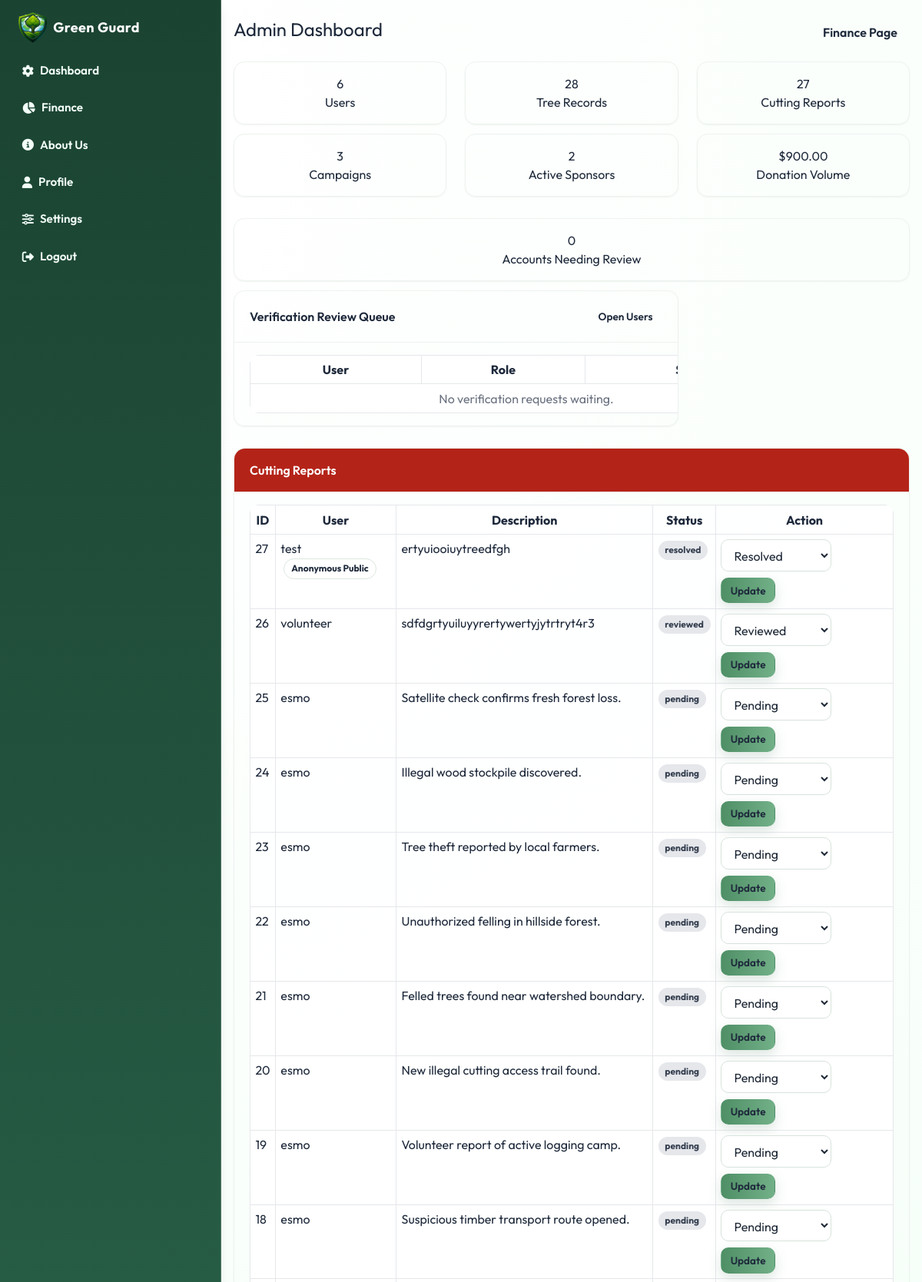
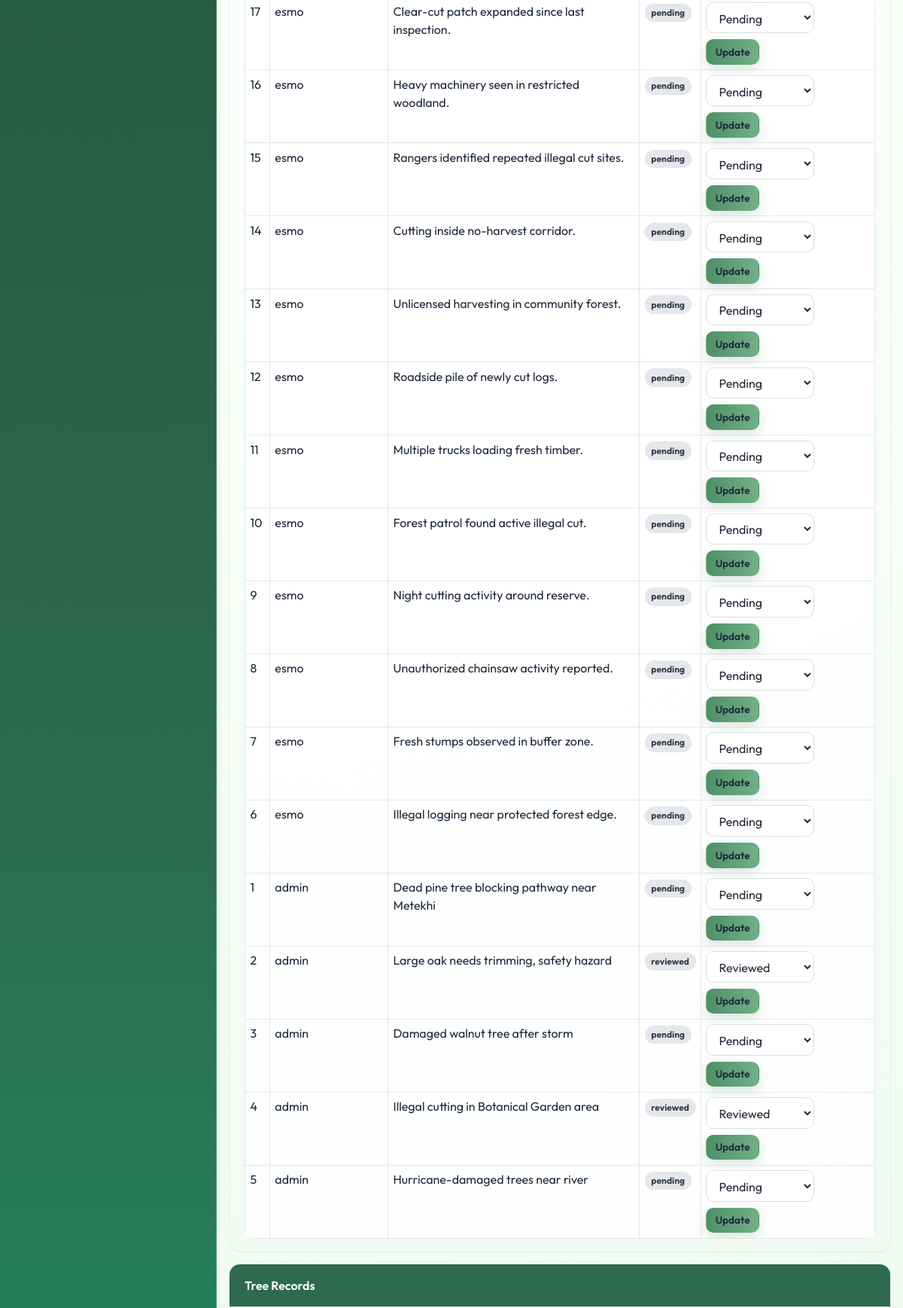
The app's page /admin (signed in, upper part) with its own data (2 pictures, top to bottom).
### models.py (models this page shows, shortened)
class CuttingReport(db.Model):
    id = db.Column(db.Integer, primary_key=True)
    description = db.Column(db.Text, nullable=False)
    latitude = db.Column(db.Float, nullable=False)
    longitude = db.Column(db.Float, nullable=False)
    location_text = db.Column(db.String(255))
    image_filename = db.Column(db.String(255))
    is_anonymous = db.Column(db.Boolean, default=False, nullable=False)
    status = db.Column(db.String(30), default="pending", nullable=False)
    created_at = db.Column(
        db.DateTime, default=datetime.utcnow, nullable=False)
    user_id = db.Column(db.Integer, db.ForeignKey("user.id"), nullable=False)

class User(UserMixin, db.Model):
    id = db.Column(db.Integer, primary_key=True)
    username = db.Column(db.String(80), unique=True, nullable=False)
    email = db.Column(db.String(120), unique=True, nullable=False)
    password_hash = db.Column(db.String(255), nullable=False)
    role = db.Column(db.String(30), default="individual", nullable=False)
    is_admin = db.Column(db.Boolean, default=False, nullable=False)
    verification_status = db.Column(
        db.String(20), default="approved", nullable=False
    )
    verified_at = db.Column(db.DateTime)
    verified_by_id = db.Column(db.Integer, db.ForeignKey("user.id"))
    created_at = db.Column(
        db.DateTime, default=datetime.utcnow, nullable=False)
    verified_by = db.relationship(
        "User",
        remote_side=[id],
        foreign_keys=[verified_by_id],
        post_update=True,
    )
    tree_records = db.relationship(
        "TreeRecord", backref="user", lazy=True, cascade="all, delete-orphan"
    )
    cutting_reports = db.relationship(
        "CuttingReport", backref="user", lazy=True, cascade="all, delete-orphan"
    )
    volunteer_signups = db.relationship(
        "VolunteerCampaignSignup", backref="user", lazy=True, cascade="all, delete-orphan"
    )
    support_donations = db.relationship(
        "SupportDonation", backref="user", lazy=True, cascade="all, delete-orphan"
    )
    created_campaigns = db.relationship(
        "Campaign", backref="creator", lazy=True, foreign_keys="Campaign.creator_user_id"
    )
    merch_purchases = db.relationship(
        "MerchPurchase", backref="user", lazy=True, cascade="all, delete-orphan"
    )

### routes/admin.py (the view)
@admin_bp.route("/admin")
@login_required
@admin_required
def dashboard():
    users = User.query.order_by(User.created_at.desc()).all()
    pending_verifications = (
        User.query.filter(
            User.is_admin.is_(False),
            User.role.in_(["business", "volunteer"]),
            User.verification_status != "approved",
        )
        .order_by(User.created_at.desc())
        .all()
    )
    tree_records = TreeRecord.query.order_by(
        TreeRecord.created_at.desc()).all()
    reports = CuttingReport.query.order_by(
        CuttingReport.created_at.desc()).all()
    campaigns = Campaign.query.order_by(Campaign.event_date.desc()).all()
    pending_signups = (
        VolunteerCampaignSignup.query.filter_by(status="pending")
        .order_by(VolunteerCampaignSignup.created_at.desc())
        .all()
    )
    sponsor_donations = SupportDonation.query.order_by(
        SupportDonation.created_at.desc()).all()
    sponsor_totals = (
        db.session.query(User, db.func.sum(
            SupportDonation.amount).label("total_amount"))
        .join(SupportDonation, SupportDonation.user_id == User.id)
        .filter(User.role.in_(["business", "individual"]))
        .group_by(User.id)
        .order_by(db.func.sum(SupportDonation.amount).desc())
        .all()
    )
    donation_volume = sum(float(item.amount) for item in sponsor_donations)
    campaign_rows = [
        {
            "id": campaign.id,
            "title": campaign.title,
            "creator_name": campaign.creator.username if campaign.creator else "Green Guard",
            "event_date_text": campaign.event_date.strftime("%Y-%m-%d"),
            "status": campaign.status,
        }
        for campaign in campaigns
    ]
    return render_template(
        "admin/dashboard.html",
        users=users,
        pending_verifications=pending_verifications,
        tree_records=tree_records,
        reports=reports,
        campaigns=campaigns,
        pending_signups=pending_signups,
        campaign_rows=campaign_rows,
        sponsor_donations=sponsor_donations,
        sponsor_totals=sponsor_totals,
        donation_volume=donation_volume,
    )

### app.py (called while the page is built)
@login_manager.user_loader
def load_user(user_id: str):
    from models import User
    return User.query.get(int(user_id))

### routes/admin.py (called while the page is built)
def admin_required(view_func):
    @wraps(view_func)
    def wrapped(*args, **kwargs):
        if not current_user.is_authenticated:
            return redirect(url_for("auth.login"))
        if not current_user.is_admin:
            abort(403)
        return view_func(*args, **kwargs)
    return wrapped

### templates/admin/dashboard.html (shortened to what this page needs)
{% extends 'base.html' %}
{% block content %}
  <div class="container my-5">
    <div class="row mb-4">
      <div class="col-12 d-flex justify-content-between align-items-center flex-wrap">
        <h1 class="h3 mb-2 mb-md-0">Admin Dashboard</h1>
        <a href="{{ url_for('admin.money') }}" class="btn btn-outline-success">Finance Page</a>
      </div>
    </div>
    <div class="row mb-4">
      <div class="col-md-4 mb-3">
        <div class="card h-100 shadow-sm">
          <div class="card-body text-center">
            <h2>{{ users|length }}</h2><p class="mb-0">Users</p>
          </div>
        </div>
      </div>
      <div class="col-md-4 mb-3">
        <div class="card h-100 shadow-sm">
          <div class="card-body text-center">
            <h2>{{ tree_records|length }}</h2><p class="mb-0">Tree Records</p>
          </div>
        </div>
      </div>
      <div class="col-md-4 mb-3">
        <div class="card h-100 shadow-sm">
          <div class="card-body text-center">
            <h2>{{ reports|length }}</h2><p class="mb-0">Cutting Reports</p>
          </div>
        </div>
      </div>
      <div class="col-md-4 mb-3">
        <div class="card h-100 shadow-sm">
          <div class="card-body text-center">
            <h2>{{ campaigns|length }}</h2><p class="mb-0">Campaigns</p>
          </div>
        </div>
      </div>
      <div class="col-md-4 mb-3">
        <div class="card h-100 shadow-sm">
          <div class="card-body text-center">
            <h2>{{ sponsor_totals|length }}</h2><p class="mb-0">Active Sponsors</p>
          </div>
        </div>
      </div>
      <div class="col-md-4 mb-3">
        <div class="card h-100 shadow-sm">
          <div class="card-body text-center">
            <h2>${{ '%.2f'|format(donation_volume) }}</h2><p class="mb-0">Donation Volume</p>
          </div>
        </div>
      </div>
    </div>
    <div class="row mb-4">
      <div class="col-lg-4 mb-3">
        <div class="card h-100 shadow-sm border-warning">
          <div class="card-body text-center">
            <h2>{{ pending_verifications|length }}</h2>
            <p class="mb-0">Accounts Needing Review</p>
          </div>
        </div>
      </div>
      <div class="col-lg-8 mb-3">
        <div class="card h-100 shadow-sm">
          <div class="card-header bg-warning text-dark d-flex justify-content-between align-items-center">
            <span>Verification Review Queue</span>
            <a href="{{ url_for('admin.users') }}" class="btn btn-sm btn-outline-dark">Open Users</a>
          </div>
          <div class="card-body table-responsive">
            <table class="table table-sm table-bordered mb-0">
              <thead>
                <tr>
                  <th>User</th>
                  <th>Role</th>
                  <th>Status</th>
                </tr>
              </thead>
              <tbody>
                {% for user in pending_verifications %}
                  <tr>
                    <td>{{ user.username }}</td>
                    <td>{{ user.role|replace('_', ' ')|title }}</td>
                    <td>
                      {% if user.verification_status == 'rejected' %}
                        <span class="badge badge-danger">Rejected</span>
                      {% else %}
                        <span class="badge badge-warning">Pending</span>
                      {% endif %}
                    </td>
                  </tr>
                {% else %}
                  <tr>
                    <td colspan="3" class="text-center text-muted">No verification requests waiting.</td>
                  </tr>
                {% endfor %}
              </tbody>
            </table>
          </div>
        </div>
      </div>
    </div>
    <div class="card shadow-sm mb-4">
      <div class="card-header bg-danger text-white">Cutting Reports</div>
      <div class="card-body table-responsive">
        <table class="table table-bordered table-sm mb-0">
          <thead>
            <tr>
              <th>ID</th>
              <th>User</th>
              <th>Description</th>
              <th>Status</th>
              <th>Action</th>
            </tr>
          </thead>
          <tbody>
            {% for report in reports %}
              <tr>
                <td>{{ report.id }}</td>
                <td>
                  {{ report.user.username }}
                  {% if report.is_anonymous %}
                    <span class="badge badge-light border ml-1">Anonymous Public</span>
                  {% endif %}
                </td>
                <td>
                  {{ report.description[:80] }}{% if report.description|length > 80 %}...{% endif %}
                </td>
                <td>
                  <span class="badge badge-secondary text-uppercase">{{ report.status }}</span>
                </td>
                <td>
                  <form method="POST" action="{{ url_for('admin.update_report_status', report_id=report.id) }}" class="form-inline">
                    <select name="status" class="form-control form-control-sm mr-2">
                      {% for status in ['pending', 'reviewed', 'resolved', 'rejected'] %}
                        {% if status == report.status %}
                          <option value="{{ status }}" selected>{{ status|title }}</option>
                        {% else %}
                          <option value="{{ status }}">{{ status|title }}</option>
                        {% endif %}
                      {% endfor %}
                    </select>
                    <button type="submit" class="btn btn-sm btn-primary">Update</button>
                  </form>
                </td>
              </tr>
            {% else %}
              <tr>
                <td colspan="5" class="text-center text-muted">No reports found.</td>
              </tr>
            {% endfor %}
          </tbody>
        </table>
      </div>
    </div>
    <div class="card shadow-sm">
      <div class="card-header bg-success text-white">Tree Records</div>
    </div>
  </div>
{% endblock %}

### static/css/style.css (style rules this page uses)
:root { --gg-green-dark: #2f6b47; --gg-green-mid: #5fa07c; --gg-green-soft: #ecf9f0; --gg-earth: #b8a398; --gg-blush: #dff3e5; --gg-sky: #d8efe0; --gg-lemon: #f1f8dc; --gg-text: #223229; --gg-shadow: 0 10px 24px rgba(74, 125, 95, 0.16); }
body { font-family: 'Outfit', sans-serif; background: radial-gradient(circle at 8% 4%, #ffffff 0%, #f7fff9 35%, #eefaf1 70%, #e7f6ea 100%); color: var(--gg-text); }
.card { border: 1px solid #edf3ee; border-radius: 14px; box-shadow: var(--gg-shadow); }
.btn, .form-control, .custom-select { border-radius: 10px; }
.btn-primary, .btn-success { border: none; background: linear-gradient(90deg, #4f8f66 0%, #72b088 100%); box-shadow: 0 6px 15px rgba(122, 157, 138, 0.25); }
.table { background: rgba(255, 255, 255, 0.88); border-radius: 12px; overflow: hidden; }
.table-responsive { width: 100%; overflow-x: auto; -webkit-overflow-scrolling: touch; }
.form-inline { display: flex; flex-wrap: wrap; align-items: center; gap: 0.5rem; }
.form-inline .form-control, .form-inline .custom-select { width: auto; min-width: 9rem; }
.container { width: 100%; max-width: 1120px; margin-left: auto; margin-right: auto; padding-left: 1rem; padding-right: 1rem; }
.row { display: flex; flex-wrap: wrap; margin-left: -0.75rem; margin-right: -0.75rem; }
[class*="col-"] { width: 100%; padding-left: 0.75rem; padding-right: 0.75rem; }
.col-12 { width: 100%; }
.col-md-3, .col-md-4, .col-md-5, .col-md-6, .col-md-8, .col-lg-5, .col-lg-8 { width: 100%; }
@media (min-width: 768px) { .col-md-4 { width: 33.333333%; } }
@media (min-width: 992px) { .col-lg-8 { width: 66.666667%; } }
.d-flex { display: flex; }
.align-items-center { align-items: center; }
.justify-content-between { justify-content: space-between; }
.text-center { text-align: center; }
.text-white, .text-light { color: #ffffff; }
.text-muted { color: #6b7280; }
.h3 { font-size: 1.5rem; }
.card-header, .card-body { padding: 1rem 1.25rem; }
.card-header { border-bottom: 1px solid #edf3ee; border-radius: 14px 14px 0 0; font-weight: 600; }
.bg-success { background-color: #2d6a4f; color: #fff; }
.bg-danger { background-color: #b42318; color: #fff; }
.btn { display: inline-flex; align-items: center; justify-content: center; gap: 0.35rem; font-weight: 600; border: 1px solid transparent; padding: 0.5rem 0.95rem; cursor: pointer; text-decoration: none; }
.btn-sm { font-size: 0.85rem; padding: 0.35rem 0.7rem; }
.form-control, .custom-select { width: 100%; background: #fff; border: 1px solid #d8e3dc; padding: 0.55rem 0.75rem; color: #1f2937; }
.table { width: 100%; border-collapse: collapse; }
.table th, .table td { border: 1px solid #e5e7eb; padding: 0.6rem; vertical-align: top; }
.table-sm th, .table-sm td { padding: 0.4rem; }
.table-responsive>.table { min-width: 720px; }
.badge { display: inline-block; border-radius: 999px; padding: 0.2rem 0.55rem; font-size: 0.75rem; font-weight: 700; }
.badge-secondary { background: #e5e7eb; color: #374151; }
.shadow-sm { box-shadow: 0 6px 18px rgba(74, 125, 95, 0.12); }
.h-100 { height: 100%; }
.border { border: 1px solid #dbe7dd; }
.flex-wrap { flex-wrap: wrap; }
.mr-2 { margin-right: 0.5rem; }
.my-5 { margin-top: 3rem; margin-bottom: 3rem; }
.mb-0 { margin-bottom: 0; }
.mb-2 { margin-bottom: 0.5rem; }
.mb-3 { margin-bottom: 1rem; }
.mb-4 { margin-bottom: 1.5rem; }

### records on screen
CuttingReport: id "27", user.username "test", is_anonymous "Anonymous Public", description "ertyuiooiuytreedfgh", status "resolved", status "Resolved"
CuttingReport: id "26", user.username "volunteer", description "sdfdgrtyuiluyyrertywertyjytrtryt4r3", status "reviewed", status "Reviewed"
CuttingReport: id "25", user.username "esmo", description "Satellite check confirms fresh forest loss.", status "pending", status "Pending"
CuttingReport: id "24", user.username "esmo", description "Illegal wood stockpile discovered.", status "pending", status "Pending"
CuttingReport: id "23", user.username "esmo", description "Tree theft reported by local farmers.", status "pending", status "Pending"
CuttingReport: id "22", user.username "esmo", description "Unauthorized felling in hillside forest.", status "pending", status "Pending"
CuttingReport: id "21", user.username "esmo", description "Felled trees found near watershed boundary.", status "pending", status "Pending"
CuttingReport: id "20", user.username "esmo", description "New illegal cutting access trail found.", status "pending", status "Pending"
CuttingReport: id "19", user.username "esmo", description "Volunteer report of active logging camp.", status "pending", status "Pending"
CuttingReport: id "18", user.username "esmo", description "Suspicious timber transport route opened.", status "pending", status "Pending"
CuttingReport: id "17", user.username "esmo", description "Clear-cut patch expanded since last inspection.", status "pending", status "Pending"
CuttingReport: id "16", user.username "esmo", description "Heavy machinery seen in restricted woodland.", status "pending", status "Pending"
CuttingReport: id "15", user.username "esmo", description "Rangers identified repeated illegal cut sites.", status "pending", status "Pending"
CuttingReport: id "14", user.username "esmo", description "Cutting inside no-harvest corridor.", status "pending", status "Pending"
CuttingReport: id "13", user.username "esmo", description "Unlicensed harvesting in community forest.", status "pending", status "Pending"
CuttingReport: id "12", user.username "esmo", description "Roadside pile of newly cut logs.", status "pending", status "Pending"
CuttingReport: id "11", user.username "esmo", description "Multiple trucks loading fresh timber.", status "pending", status "Pending"
CuttingReport: id "10", user.username "esmo", description "Forest patrol found active illegal cut.", status "pending", status "Pending"
CuttingReport: id "9", user.username "esmo", description "Night cutting activity around reserve.", status "pending", status "Pending"
CuttingReport: id "8", user.username "esmo", description "Unauthorized chainsaw activity reported.", status "pending", status "Pending"
CuttingReport: id "7", user.username "esmo", description "Fresh stumps observed in buffer zone.", status "pending", status "Pending"
CuttingReport: id "6", user.username "esmo", description "Illegal logging near protected forest edge.", status "pending", status "Pending"
CuttingReport: id "1", user.username "admin", description "Dead pine tree blocking pathway near Metekhi", status "pending", status "Pending"
CuttingReport: id "2", user.username "admin", description "Large oak needs trimming, safety hazard", status "reviewed", status "Reviewed"
CuttingReport: id "3", user.username "admin", description "Damaged walnut tree after storm", status "pending", status "Pending"
CuttingReport: id "4", user.username "admin", description "Illegal cutting in Botanical Garden area", status "reviewed", status "Reviewed"
CuttingReport: id "5", user.username "admin", description "Hurricane-damaged trees near river", status "pending", status "Pending"

### other values on screen
{{ users|length }} "6"
{{ tree_records|length }} "28"
{{ reports|length }} "27"
{{ campaigns|length }} "3"
{{ sponsor_totals|length }} "2"
{{ '%.2f'|format(donation_volume) }} "900.00"
{{ pending_verifications|length }} "0"
